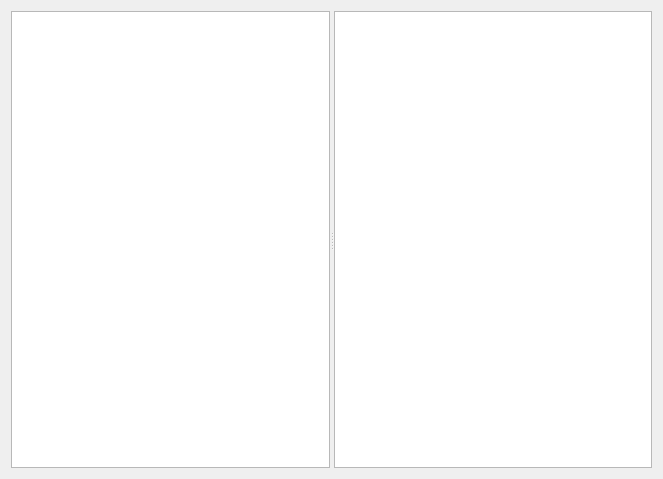
<?xml version="1.0" encoding="UTF-8"?>
<ui version="4.0">
 <class>FileHistoryDialog</class>
 <widget class="QDialog" name="FileHistoryDialog">
  <property name="geometry">
   <rect>
    <x>0</x>
    <y>0</y>
    <width>663</width>
    <height>479</height>
   </rect>
  </property>
  <property name="windowTitle">
   <string>Dialog</string>
  </property>
  <layout class="QVBoxLayout" name="verticalLayout">
   <item>
    <widget class="QSplitter" name="splitter">
     <property name="orientation">
      <enum>Qt::Horizontal</enum>
     </property>
     <property name="childrenCollapsible">
      <bool>false</bool>
     </property>
     <widget class="QListWidget" name="listWidget"/>
     <widget class="CodeEditor" name="plainTextEdit">
      <property name="readOnly">
       <bool>true</bool>
      </property>
     </widget>
    </widget>
   </item>
  </layout>
 </widget>
 <customwidgets>
  <customwidget>
   <class>CodeEditor</class>
   <extends>QPlainTextEdit</extends>
   <header location="global">widgets/codeeditor.h</header>
  </customwidget>
 </customwidgets>
 <resources/>
 <connections/>
</ui>
